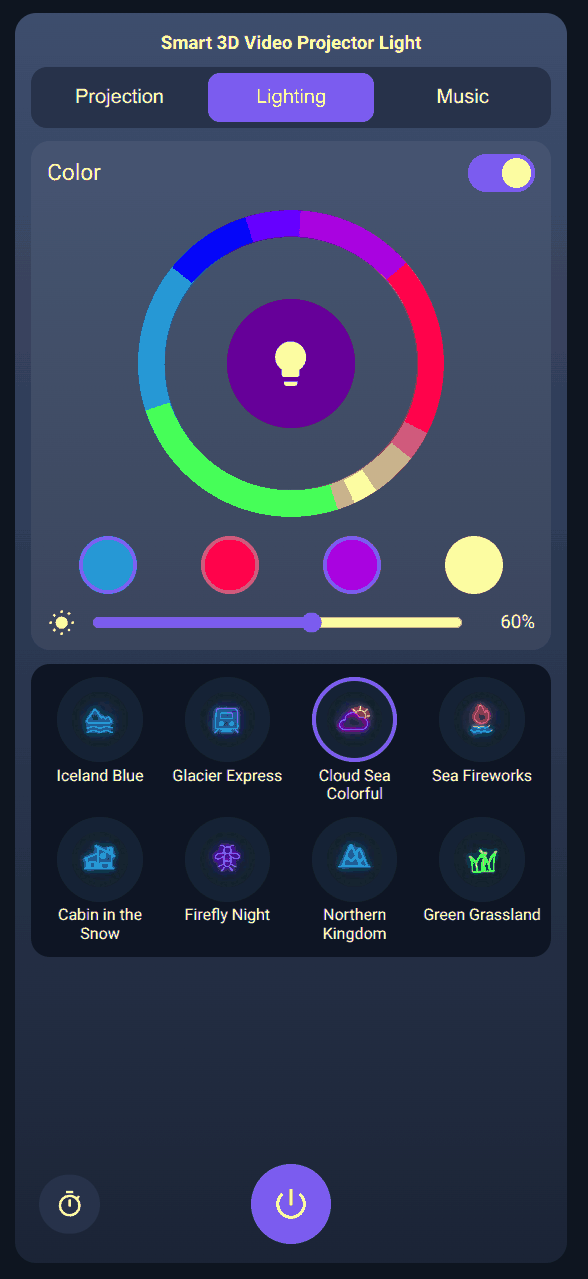
#> input picture docs/img/card-lighting.png, 588 x 1279 px
$ python -i build_integration.py   (imports and definitions only)
#> lines starting #> are read from the running program, lines starting #| are printed output that depends on the picture
"""Build custom_components/sk19_pro assets from the catalogues (run after build_catalogue/build_lighting/gen_ha_config)."""
import json, pathlib, shutil
from PIL import Image

D = pathlib.Path("custom_components/sk19_pro")
# [1 line not run here, left out]

def shrink_png(src, dst, px=72):
    """UI glyphs keep their alpha channel (no flattened background square)."""
    Image.open(src).convert("RGBA").resize((px, px), Image.LANCZOS).save(dst, "PNG", optimize=True)


def shrink(src, dst, px=96):
#> called with src = 'docs/img/card-lighting.png', dst = 'out.png', px = 96
    im = Image.open(src).convert("RGBA")
    bg = Image.new("RGB", im.size, (24, 28, 40)); bg.paste(im, mask=im.split()[3])
#> after `bg = Image.new('RGB', im.size, (24, 28, 40))`:
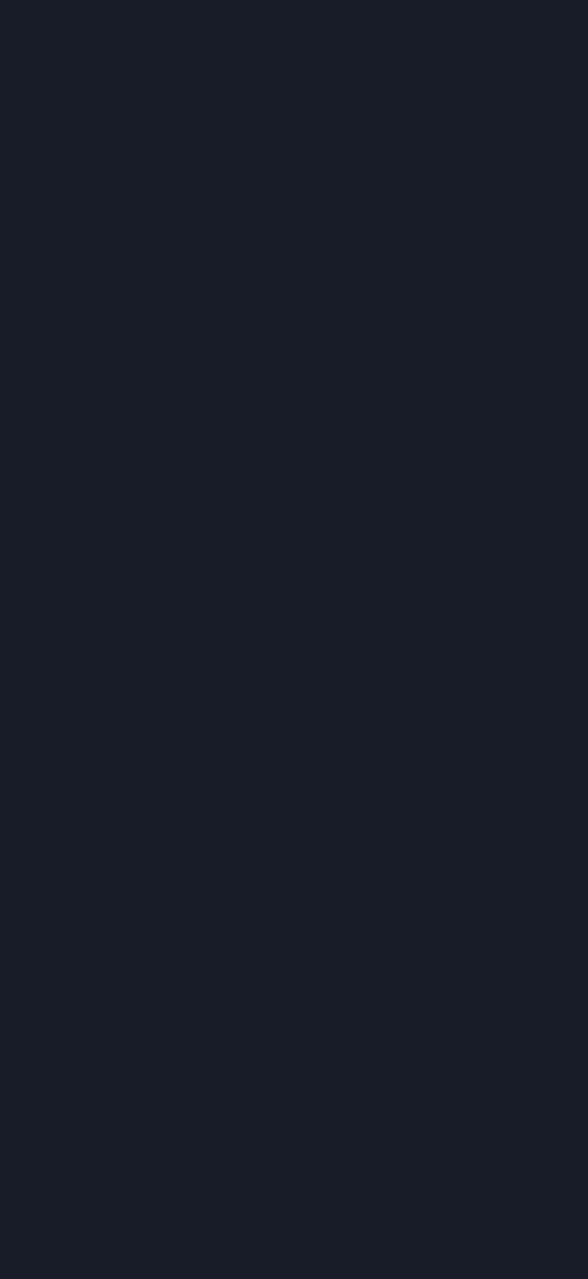
#> bg: PIL image 588x1279 RGB; mean R, G, B 24, 28, 40
#> in shrink, bg is the input picture: PIL image 588x1279 RGB; mean R, G, B 50.1, 56.1, 82.7
    bg.resize((px, px), Image.LANCZOS).save(dst, "JPEG", quality=70, optimize=True)
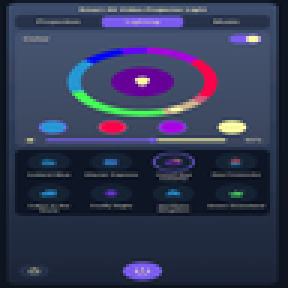
#> saved as out.png: PIL image 96x96 RGB (shown 3 times larger); mean R, G, B 50, 56.1, 82.7

# [3 lines not run here, left out]
cat = {"projections": [], "lighting": [], "ui": {}, "categories": []}
# [17 lines not run here, left out]

>>> result = shrink('docs/img/card-lighting.png', 'out.png')
